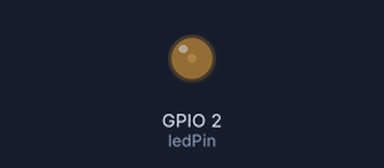
This sketch was run on a simulated ESP32. Shown: output pins drawn as LEDs (lit = HIGH).

Above: at 0.05 s.
At 0.35 s:
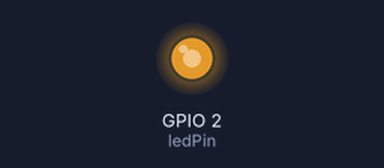
At 0.65 s:
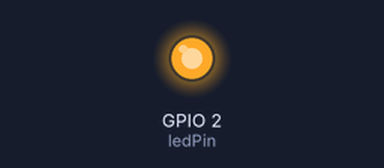
At 1.1 s:
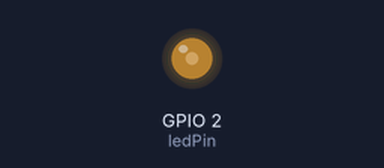
Timing chart, 0 to 3.0 s (numbered marks = the images above):
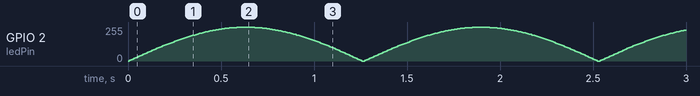

The sketch:

code_sin_03.ino
```cpp
// 非线性呼吸灯（正弦映射）
const int ledPin = 2;          // LED 引脚
const int freq = 5000;         // PWM 频率 5kHz
const int resolution = 8;      // 8位分辨率 (0-255)
const float pi = 3.1415926;

void setup() {
  ledcAttach(ledPin, freq, resolution);
}

void loop() {
  // 半周期正弦波：从 0 -> 255 -> 0
  for (float phase = 0; phase <= pi; phase += 0.02) {
    int duty = (int)(255 * sin(phase));   // sin(0)=0, sin(π/2)=1, sin(π)=0
    ledcWrite(ledPin, duty);
    delay(8);                             // 控制呼吸速度
  }
}
```
